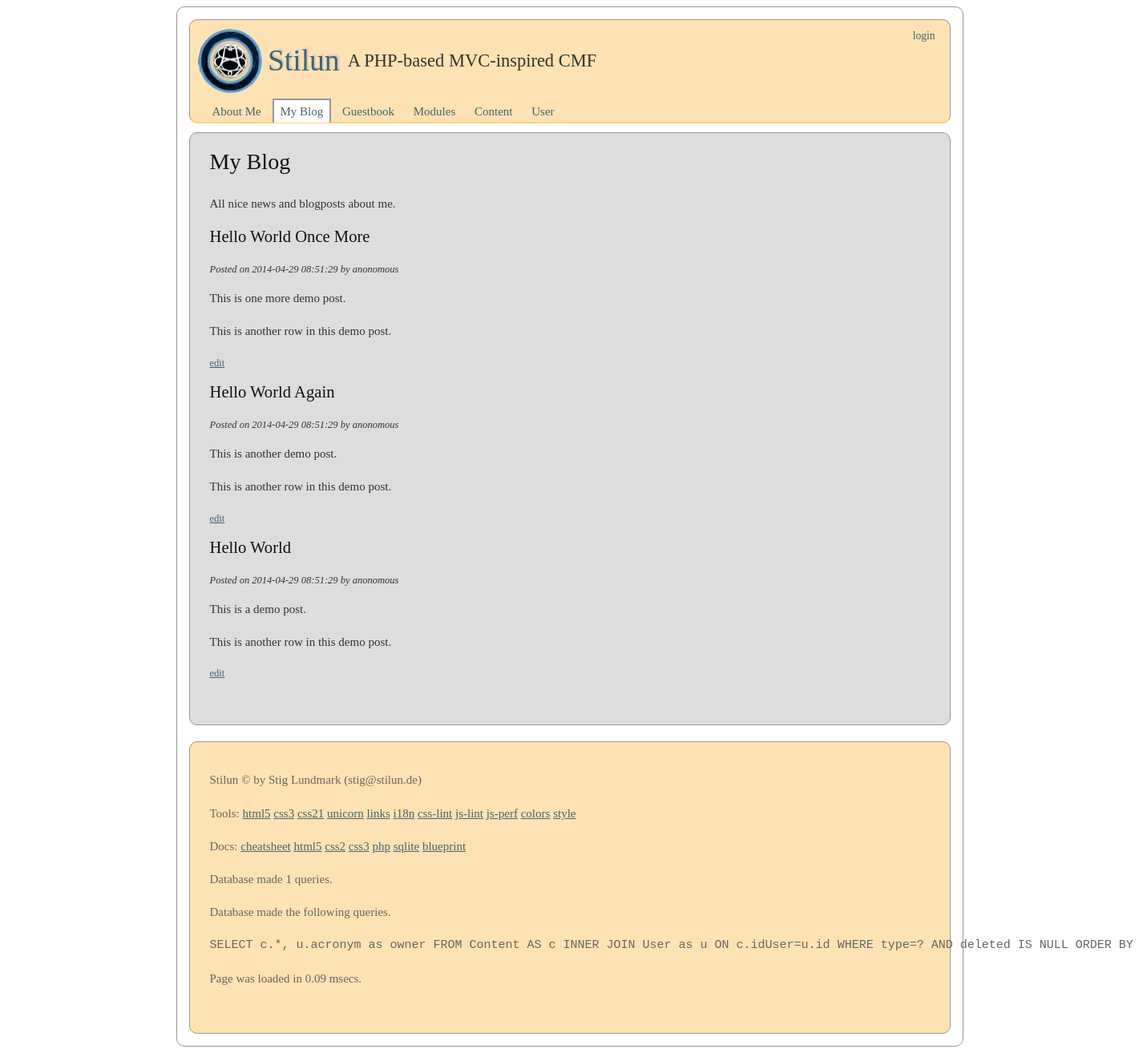
Page /index.php?q=my/blog on the committed database.
### tables this page shows
CREATE TABLE Content (id INTEGER PRIMARY KEY, key TEXT KEY, type TEXT, title TEXT, data TEXT, filter TEXT, idUser INT, created DATETIME default (datetime('now')), updated DATETIME default NULL, deleted DATETIME default NULL, FOREIGN KEY(idUser) REFERENCES User(id));

CREATE TABLE User (id INTEGER PRIMARY KEY, acronym TEXT KEY, name TEXT, email TEXT, algorithm TEXT, salt TEXT, password TEXT, created DATETIME default (datetime('now')), updated DATETIME default NULL);

### index.php (called while the page is built, shortened)
<?php
require(STILUN_INSTALL_PATH.'/src/bootstrap.php');
$ly = CStilun::Instance();
$ly->FrontControllerRoute();
$ly->ThemeEngineRender();

### src/CDatabase/CDatabase.php (called while the page is built, shortened)
<?php
class CDatabase
{
	private $db = null;
	   public function __construct($dsn, $username = null, $password = null, $driver_options = null)
	   {
	   	   $this->db = new PDO($dsn, $username, $password, $driver_options);
	   	   $this->db->SetAttribute(PDO::ATTR_ERRMODE, PDO::ERRMODE_EXCEPTION);
	   }
	   public function ExecuteSelectQueryAndFetchAll($query, $params=array())
	   {
	   	   $this->stmt = $this->db->prepare($query);
	   	   $this->stmt->execute($params);
	   	   return $this->stmt->fetchAll(PDO::FETCH_ASSOC);
	   }
}

### src/CMContent/CMContent.php (called while the page is built, shortened)
<?php
class CMContent extends CObject implements IHasSQL, ArrayAccess, IModule
{
	public static function SQL($key=null, $args=null)
	{
		$order_order = isset($args['order-order']) ? $args['order-order'] : 'ASC';
		$order_by = isset($args['order-by']) ? $args['order-by'] : 'id';
		$queries = array(
			'drop table content' => "DROP TABLE IF EXISTS Content;",
			'create table content' => "CREATE TABLE IF NOT EXISTS Content (id INTEGER PRIMARY KEY, key TEXT KEY, type TEXT, title TEXT, data TEXT, filter TEXT, idUser INT, created DATETIME default (datetime('now')), updated DATETIME default NULL, deleted DATETIME default NULL, FOREIGN KEY(idUser) REFERENCES User(id));",
			'insert content' => 'INSERT INTO Content (key,type,title,data,filter,idUser) VALUES (?,?,?,?,?,?);',
			'select * by id' => 'SELECT c.*, u.acronym as owner FROM Content AS c INNER JOIN User as u ON c.idUser=u.id WHERE c.id=? AND deleted IS NULL;',
			'select * by key' => 'SELECT c.*, u.acronym as owner FROM Content AS c INNER JOIN User as u ON c.idUser=u.id WHERE c.key=? AND deleted IS NULL;',
			'select * by type' => "SELECT c.*, u.acronym as owner FROM Content AS c INNER JOIN User as u ON c.idUser=u.id WHERE type=? AND deleted IS NULL ORDER BY {$order_by} {$order_order};",
			'select *' => 'SELECT c.*, u.acronym as owner FROM Content AS c INNER JOIN User as u ON c.idUser=u.id WHERE deleted IS NULL;',
			'update content' => "UPDATE Content SET key=?, type=?, title=?, data=?, filter=?, updated=datetime('now') WHERE id=?;",
			'update content as deleted' => "UPDATE Content SET deleted=datetime('now') WHERE id=?;",
			);
		return $queries[$key];
	}
	public function ListAll($args=null)
	{
		try
		{
			if(isset($args) && isset($args['type']))
			{
				return $this->db->ExecuteSelectQueryAndFetchAll(self::SQL('select * by type', $args), array($args['type']));
			}
			else
			{
				return $this->db->ExecuteSelectQueryAndFetchAll(self::SQL('select *', $args));
			}
		}
		catch(Exception $e)
		{
			echo $e;
			return null;
		}
	}
	public static function Filter($data, $filter)
	{
		switch($filter)
		{
		case 'plain':
			default: $data = nl2br(makeClickable(htmlEnt($data))); break;
		}
		return $data;
	}
}

### site/src/CCMycontroller/CCMycontroller.php (called while the page is built, shortened)
<?php
class CCMycontroller extends CObject implements IController
{
  public function Blog()
  {
  	  $content = new CMContent();
  	  $this->views->SetTitle('My blog')
                ->AddInclude(__DIR__ . '/blog.tpl.php', array(
                  'contents' => $content->ListAll(array('type'=>'post', 'order-by'=>'title', 'order-order'=>'DESC')),
                ));
  }
}

### src/bootstrap.php (called while the page is built, shortened)
<?php
function autoload($aClassName)
{
	$classFile = "/src/{$aClassName}/{$aClassName}.php";
	$file1 = STILUN_SITE_PATH . $classFile;
	$file2 = STILUN_INSTALL_PATH . $classFile;
}
function htmlent($str, $flags = ENT_COMPAT)
{
	return htmlentities($str, $flags, CStilun::Instance()->config['character_encoding']);
}
function makeClickable($text)
{
	return preg_replace_callback(
		'#\bhttps?://[^\s()<>]+(?:\([\w\d]+\)|([^[:punct:]\s]|/))#',
		create_function(
			'$matches',
			'return "<a href=\'{$matches[0]}\'>{$matches[0]}</a>";'
			),
		$text
		);
}

### src/CRequest/CRequest.php (called while the page is built, shortened)
<?php
class CRequest
{
        public function __construct($urlType=0)
        {
        		$this->cleanUrl = $urlType= 1 ? true : false;
        }
         public function CreateUrl($url=null, $method=null, $arguments=null)
         {
                if(!empty($url) && (strpos($url, '://') || $url[0] == '/'))
                {
                        return $url;
                }
                $prepend = $this->base_url;
                $url = trim($url, '/');
                $method = empty($method) ? null : '/' . trim($method, '/');
                $arguments = empty($arguments) ? null : '/' . trim($arguments, '/');
                return $prepend . rtrim("$url$method$arguments", '/');
         }
         public function Init($baseUrl = null, $routing=null)
         {
         	 $scriptName = $_SERVER['SCRIPT_NAME'];
    	     	 $currentUrl = $this->GetCurrentUrl();
    	     	 $parts          = parse_url($currentUrl);
    	     	 $baseUrl                 = !empty($baseUrl) ? $baseUrl : "{$parts['scheme']}://{$parts['host']}" . (isset($parts['port']) ? ":{$parts['port']}" : '') . rtrim(dirname($scriptName), '/');
    	     	 $this->base_url          = rtrim($baseUrl, '/') . '/';
    	 }
         public function GetCurrentUrl()
         {
         	 $url = "http";
         	 $url .= (@$_SERVER["HTTPS"] == "on") ? 's' : '';
         	 $url .= "://";
         	 $serverPort = ($_SERVER["SERVER_PORT"] == "80") ? '' :
         	 (($_SERVER["SERVER_PORT"] == 443 && @$_SERVER["HTTPS"] == "on") ? '' : ":{$_SERVER['SERVER_PORT']}");
         	 $url .= $_SERVER["SERVER_NAME"] . $serverPort . htmlspecialchars($_SERVER["REQUEST_URI"]);
         	 return $url;
        }
}

### site/src/CCMycontroller/blog.tpl.php (the view)
<h2>My Blog</h2>
<p>All nice news and blogposts about me.</p>
<?php if($contents != null):?>
  <?php foreach($contents as $val):?>
    <h3><?=esc($val['title'])?></h3>
<p class='smaller-text'><em>Posted on <?=$val['created']?> by <?=$val['owner']?></em></p>
<p><?=filter_data($val['data'], $val['filter'])?></p>
<p class='smaller-text silent'><a href='<?=create_url("content/edit/{$val['id']}")?>'>edit</a></p>
<?php endforeach; ?>
<?php else:?>
  <p>No posts exists.</p>
<?php endif;?>

### src/CViewContainer/CViewContainer.php (shortened to what this page needs)
<?php
class CViewContainer
{
        private $views = array();
         public function AddInclude($file, $variables=array(), $region='default')
         {
         	 $this->views[$region][] = array('type' => 'include', 'file' => $file, 'variables' => $variables);
         	 return $this;
         }
         public function AddString($string, $variables=array(), $region='default')
         {
         	 $this->views[$region][] = array('type' => 'string', 'string' => $string, 'variables' => $variables);
         	 return $this;
         }
         public function Render($region='default')
         {
         	 if(!isset($this->views[$region])) return;
         	 foreach($this->views[$region] as $view)
         	 {
         	 	 switch($view['type'])
         	 	 {
         	 	 case 'include': if(isset($view['variables'])) extract($view['variables']); include($view['file']); break;
         	 	 case 'string': if(isset($view['variables'])) extract($view['variables']); echo $view['string']; break;
         	 	 }
         	 }
         }
}

### site/themes/mytheme/style.css (style rules this page uses)
html { background-color:#FFFFFF; }
body { font-family: Georgia, "Times New Roman", Times, serif; font-size: 15px; color: #333333; background-color:#FFFFFF; }
a { color:#436370 }

### themes/grid/style.css (style rules this page uses)
html, body, div, span, applet, object, iframe, h1, h2, h3, h4, h5, h6, p, blockquote, pre, a, abbr, acronym, address, big, cite, code, del, dfn, em, img, ins, kbd, q, s, samp, small, strike, strong, sub, sup, tt, var, b, u, i, center, dl, dt, dd, ol, ul, li, fieldset, form, label, legend, table, caption, tbody, tfoot, thead, tr, th, td, article, aside, canvas, details, embed, figure, figcaption, footer, header, hgroup, menu, nav, output, ruby, section, summary, time, mark, audio, video { margin:0; padding:0; border:0; font-size:100.01%; font:inherit; vertical-align:baseline; }
body { line-height:1; }
body { width:100%; *zoom:1; }
body:before, body:after { content:""; display:table; }
body:after { clear:both; }
body { color:#222222; font:100.01% / 1.375 Frutiger, "Frutiger Linotype", Univers, Calibri, "Gill Sans", "Gill Sans MT", "Myriad Pro", Myriad, "DejaVu Sans Condensed", "Liberation Sans", "Nimbus Sans L", Tahoma, Geneva, "Helvetica Neue", Helvetica, Arial, sans-serif; }
h2 { font-weight:normal; color:#111111; margin-bottom:22px; font-family:Cambria, Georgia, Times, 'Times New Roman', serif; font-size:1.875em; line-height:1.4667; }
h3 { font-weight:normal; color:#111111; margin-bottom:22px; font-family:Cambria, Georgia, Times, 'Times New Roman', serif; font-size:1.375em; line-height:1; }
p { margin-bottom:1.375em; }
a { color:#660000; text-decoration:underline; }
em, dfn { font-style:italic; }
html { background-color:#eeeeee; overflow:-moz-scrollbars-vertical; overflow-y:scroll; }
body { margin:0; padding:0; color:#333333; background-color:#ffffff; }
a { color:inherit; }
.smaller-text { font-size:smaller; }
.silent { color:#999999; }

### rows in the picture
content: title "Hello World Once More", created "2014-04-29 08:51:29", idUser.acronym "anonomous", filter_data($val['data'], $val['filter']) "This is one more demo post. This is another row in this demo post."
content: title "Hello World Again", created "2014-04-29 08:51:29", idUser.acronym "anonomous", filter_data($val['data'], $val['filter']) "This is another demo post. This is another row in this demo post."
content: title "Hello World", created "2014-04-29 08:51:29", idUser.acronym "anonomous", filter_data($val['data'], $val['filter']) "This is a demo post. This is another row in this demo post."

### other values in the picture
$header "Stilun"
$slogan "A PHP-based MVC-inspired CMF"
$val['label'] "About Me"
$val['label'] "My Blog"
$val['label'] "Guestbook"
$val['label'] "Modules"
$val['label'] "Content"
$val['label'] "User"
$footer "Stilun © by Stig Lundmark (stig@stilun.de)"
$ly->db->GetNumQueries() "1"
implode('<br/><br/>', $queries) "SELECT c.*, u.acronym as owner FROM Content AS c INNER JOIN User as u ON c.idUser=u.id WHERE type=? AND deleted IS NULL ORDER BY…"
